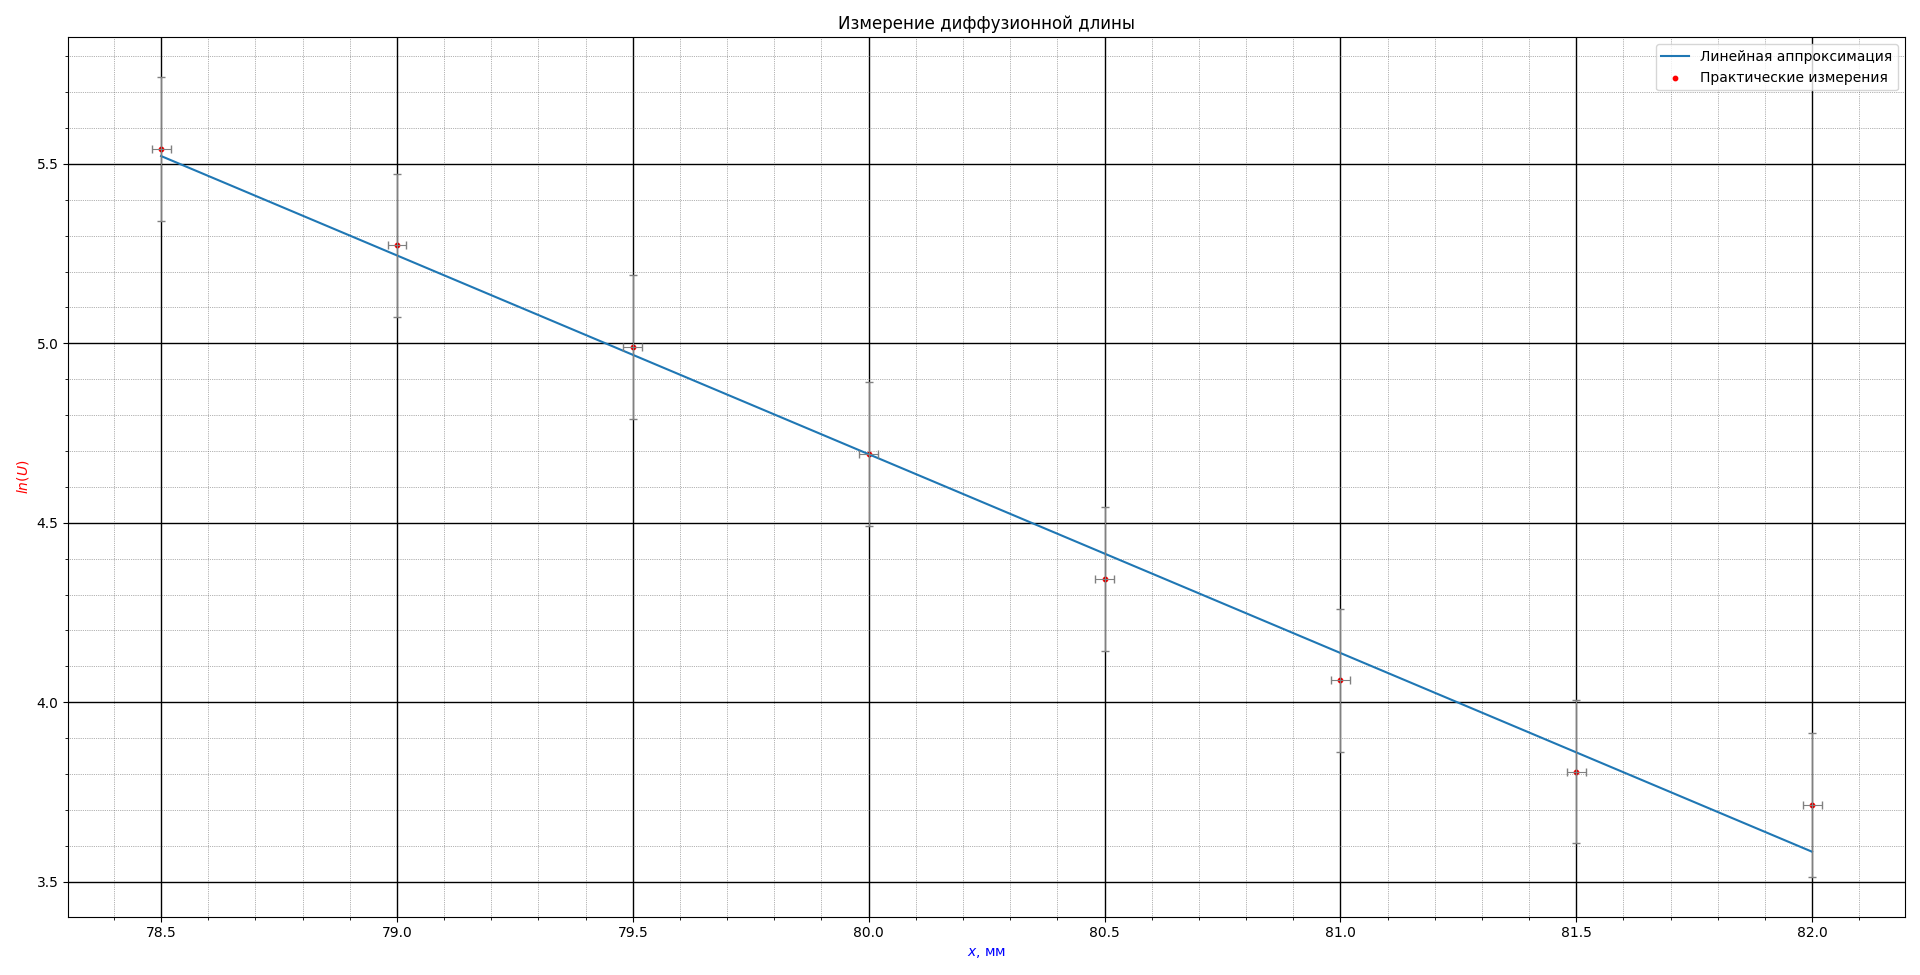

The Python source for this figure:
import matplotlib.pyplot as plt
import matplotlib.ticker as ticker
import numpy as np

x = [78.5, 79, 79.5, 80, 80.5, 81, 81.5, 82]		# первый столбец - y
y_ = [255, 195, 147, 109, 77, 58, 45, 41]			# второй стобец - x

y = []
for i in y_:
    y.append(np.log(i))

p = np.polyfit(x, y, 1)				# создание полинома первой степени - апроксимация
ya = np.polyval(p, x)				# координаты y для полинома

fig = plt.figure() 					# тело графика
plt.title ("Измерение диффузионной длины")	    # название графика
plt.xlabel(r"$x$, мм", fontsize=10, color='blue')		# ось абсцисс (x)
plt.ylabel(r"$ln(U)$", fontsize=10, color='red') 		# ось ординат (y)
plt.grid(True)                                # включение отображения стандартой сетки
plt.plot(x, ya, label='Линейная аппроксимация')        # график - апрокимация (прямая)

ax = fig.gca()          # возвращает текущую систему координат, not off

# ax.set_xticks(np.arange(100, 300, 10))        # задание сетки по х (от, до, шаг)
# ax.set_yticks(np.arange(0, 12, 1))            # задание сетки по y (от, до, шаг)

plt.scatter(x, y, s = 10, c='red', marker="o", alpha = 1, label='Практические измерения')     # отображение точек
plt.legend()   			# Отобразить легенду - label
plt.errorbar(x, y, xerr=0.02, yerr=0.2, markersize=40, linestyle='none', ecolor='grey', elinewidth=0.8, capsize=3, capthick=1)       # отобразить погрешности

# #  Устанавливаем интервал основных и вспомогательных делений:
ax.xaxis.set_major_locator(ticker.MultipleLocator(0.5))
ax.xaxis.set_minor_locator(ticker.MultipleLocator(0.2))
ax.yaxis.set_major_locator(ticker.MultipleLocator(0.5))
ax.yaxis.set_minor_locator(ticker.MultipleLocator(0.2))

# #  Добавляем линии основной сетки:
ax.grid(which='major', color = 'k', linewidth = 1)

#  Включаем видимость вспомогательных делений:
ax.minorticks_on()
#
#  Вид вспомогательной сетки:
ax.grid(which='minor', color = 'dimgrey', linestyle = ':', linewidth = 0.5)
#
plt.show()



# https://pyprog.pro/mpl/mpl_short_guide.html
# https://devpractice.ru/matplotlib-lesson-1-quick-start-guide/
# https://python-scripts.com/matplotlib#1
# https://pyprog.pro/mpl/mpl_adding_a_line.html
